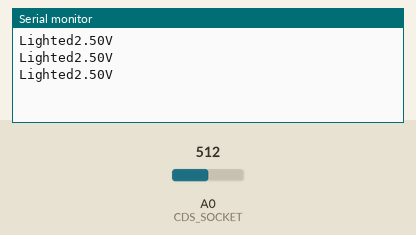
Bench run of a sketch on a simulated Arduino Uno, built with avr-gcc and run on an emulated ATmega328P. Shown: the last lines printed to the serial monitor. Inputs (shaded band) come from the test bench; at power-on: A0 (CDS_SOCKET) = 512.

Above: at 1.3 s.
1.4 s: A0 (CDS_SOCKET) set to 217
At 1.9 s:
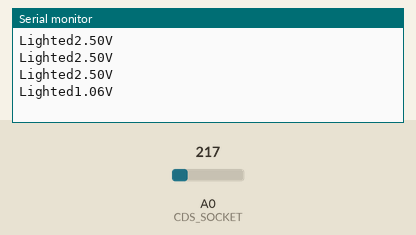
2.9 s: A0 (CDS_SOCKET) set to 192
At 3.4 s:
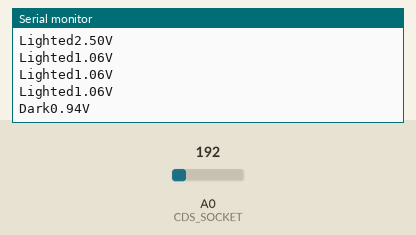

Measured:
- the behaviour switches between 205 and 204 on A0 (CDS_SOCKET) (found by bisection; images 1 and 2)
- after the input at 1.4 s, the serial monitor: prints a new line after 0.10 s (image 1)
- after the input at 2.9 s, the serial monitor: prints a new line after 0.10 s (image 2)

The sketch:

cds.ino.ino
```cpp
int CDS_SOCKET = A0;

void setup() {
  // put your setup code here, to run once:
  Serial.begin(9600);
}

void loop() {
  // put your main code here, to run repeatedly:
  int analog_val;
  float input_volt;
  String message = "";

  analog_val = analogRead(CDS_SOCKET);
  input_volt = float(analog_val) * (5.0 / 1024.0);

  if(input_volt > 1.0){
    message = "Lighted";
  }
  else{
    message = "Dark";
  }
  Serial.print(message);
  Serial.print(input_volt);
  Serial.println("V");

  delay(500);
}
```
